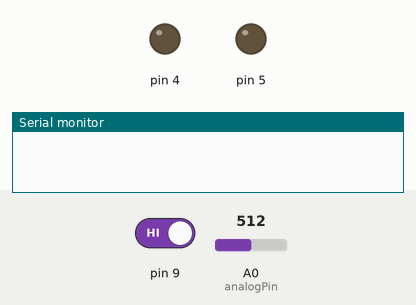
This sketch was run on a simulated Arduino Uno, built with avr-gcc and run on an emulated ATmega328P. Shown: output pins drawn as LEDs (lit = HIGH), the last lines printed to the serial monitor. Dashed ring = blinking. The test bench sets the inputs (shaded band); at power-on: A0 (analogPin) = 512, pin 9 HIGH.

Above: at 1.2 s.
1.3 s: A0 (analogPin) set to 313
2.8 s: A0 (analogPin) set to 291
At 3.8 s:
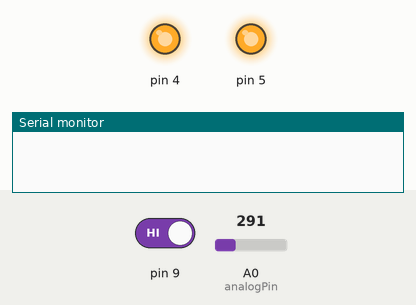
4.3 s: pin 9 driven LOW
At 4.55 s:
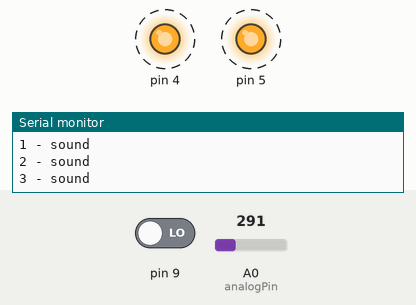
7.3 s: pin 9 driven HIGH
At 8.5 s:
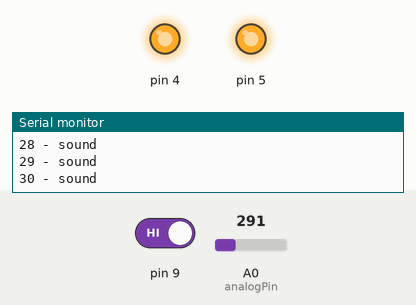
8.8 s: A0 (analogPin) set to 306
At 9.6 s:
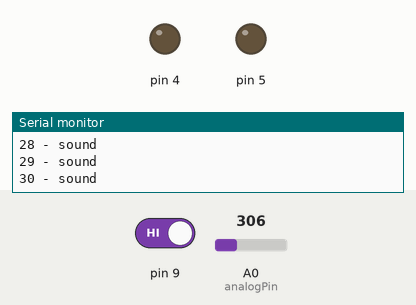
Timing chart, 0 to 11.3 s (numbered marks = the images above; inputs shaded):
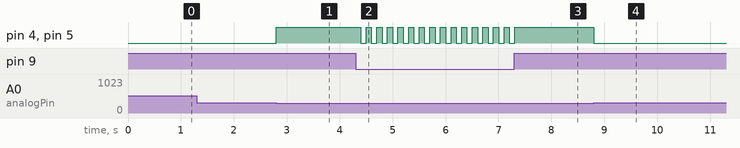

Measured:
- the behaviour switches between 300 and 299 on A0 (analogPin) (found by bisection; images 0 and 1)
- after the input at 1.3 s, every drawn part: stays the same
- after the input at 2.8 s, pin 4, pin 5: LOW → HIGH at once
- after the input at 4.3 s, pin 4, pin 5: alternates HIGH for 0.10 s and LOW for 0.10 s, starting after 0.10 s
- after the input at 7.3 s, pin 4, pin 5: goes on until 7.3 s, then stays HIGH
- after the input at 8.8 s, pin 4, pin 5: HIGH → LOW at once

The sketch:

auto_switch_light_with_sound_sensor.ino
```cpp
int analogPin = 0;     // potentiometer wiper (middle terminal) connected to analog pin 3

                       // outside leads to ground and +5V

//int val = 0;           // variable to store the value read
bool switchOn = false;
bool enableSoundSensor = false;
bool firstTimeSwitch = true;
volatile int i = 0;
volatile int val = 1000;

volatile int counter = 0;

void setup()

{
  Serial.begin(9600);          //  setup serial
  pinMode(4, OUTPUT);

  pinMode(5, OUTPUT);

  pinMode(6, INPUT);

  pinMode(9, INPUT);
}


void loop()

{
  i++;
  if (i > 100)
  {
    val = analogRead(analogPin);    // read the input pin
    i = 0;
  }
  //volatile int sound = analogRead(3);
  enableSoundSensor = (val < 300);
  if (enableSoundSensor && firstTimeSwitch)
  {
      firstTimeSwitch = false;
      switchOn = true;
  }
  else if ( !enableSoundSensor )
  {
      switchOn = false;
      firstTimeSwitch = true;;
  }
//  Serial.println(/*switchOn*/i);
//  Serial.println(val);
  if (switchOn)
  {
      digitalWrite(4, HIGH);   // turn the LED on (HIGH is the voltage level)
      digitalWrite(5, HIGH);   // turn the LED on (HIGH is the voltage level)
      digitalWrite(6, HIGH);   // turn the LED on (HIGH is the voltage level)
  }
  else if ( !switchOn || !enableSoundSensor )
  {
      digitalWrite(4, LOW);    // turn the LED off by making the voltage LOW
      digitalWrite(5, LOW);    // turn the LED off by making the voltage LOW
      digitalWrite(6, LOW);    // turn the LED off by making the voltage LOW
  }

//  Serial.println(enableSoundSensor);             // debug value
  volatile int state = digitalRead(9);

  if ( enableSoundSensor && state == 0)
  {
      counter++;
      Serial.print(counter);
      Serial.println(" - sound");
      if (switchOn)
        switchOn = false;
      else
        switchOn = true;

      delay(100);
  }
//  delay(500);
}
```
